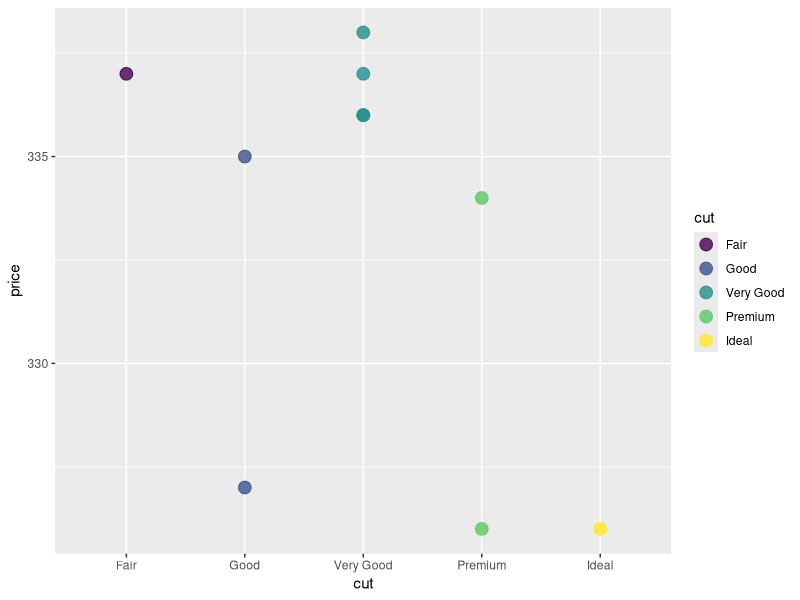

This chart was generated by the following R code:
#
#
#
#
#
#
#
#
#
#
#
#
#
#
#
#
#
#
#
#

#To read some pieces of code that other people have already written, we can borrow those codebooks from the R library. 

#Here, we borrow some instructions for making plots, which also includes the sample dataset called 'diamonds', by calling up the code using the 'library' function:  
library(ggplot2)

#This is like checking out a codebook from the library - you get to keep it at hand as long as you're working in this space.

#The 'head' command in bash has the same name in R, but it is a function too: 
head(diamonds)

#To change the number of rows displayed, it looks like this: 
head(diamonds, n=10)

#We also talked about how the function nrow() works just like the bash command (word count) that tells us how many lines are in a file: wc -l
nrow(diamonds)
#
#
#
#
#
#
#
#
#
#
#
#
#
#
#
#
#

#This is an example of some student code where they were looking for all the "Good" diamonds: pretty close! 
diamonds[grep("Good",diamonds)]

#Putting results in a variable is good practice if we want to us them later. 

# Use the '<-' combined symbol to "stuff" your code result from the right side into the variable on the left side. You can name the variable whatever you want! We named it 'stud' here: 
stud <- diamonds[grep("Good",diamonds)]

#Let us make a few modifications. 
#First, let's specify that we are looking in rows with a comma after the grep command
#Then let's grep for the pattern in the "cut" column only. 

#To use column information inside the function, we can use SYNTAX like this:
#diamonds$cut. That calls the column "by its name". 

stud2 <- diamonds[grep("Good",diamonds$cut),]
stud2

#Here is a student example of "subsetting" a dataset. 
#This can be a good idea to figure out how the commands work by using smaller datasets.
diamonds[1:10, c("cut","price")] -> dia
dia

#The student code works, but the more typical way to write this is in R is to put the variable name first and the instructions second: 

dia2 <- diamonds[1:10, c("cut", "price")]
dia2


#Much like the 'MATCH' function in excel, the grep function in R returns the index of the matches. 
#Consider this grep function, which searches for the word 'Premium' in the dataframe 'dia2'. Where does it say the matches are? 
matches <- grep("Premium", dia2$cut)
matches

#You should see all of the row numbers returned. So how do we get the information in the rows returned, instead of just which rows have a match? 

#We might try to just use the returned indexes to grab rows: 
dia2[matches,]

#That works! 

#You could also try using the combine function we saw earlier, because we got more than one row number back: 
dia2[c(matches),]

#That works too!

#Finally, let's see if we can stuff the function inside the dataframe to select the right rows, alll in one line of code: 
dia2[grep("Premium", dia2$cut), ]

#I hope you can see that there are LOTS of ways to do things 'right', not just LOTS of ways to get it a little wrong. 

#Another version of grep that students have tried is 'grepl', which returns something called a boolean. 

#Booleans are either 'TRUE' or 'FALSE' for each of the data items surveyed. 

#This could be useful, let's save that list of values in a variable and try some of the same steps as above. 

stud3 <- grepl("Premium", dia2$cut)
stud3
dia2[stud3,]

#Ah! Both booleans from grepl and indexes from grep work!

#Now, I told you the fun part was plotting. How do we? Try this code: 

ggplot(data = dia, aes(x = cut, y = price, color = cut)) +
  geom_point(alpha = 0.8, size =4)

#You'll notice we need to call out plotting function ggplot(). 

#The function needs a dataset (dia), and the variables to use get packaged into the 'aes()' function (aes = aesthetics; how modern!).

#The handy part of ggplot is that we can add-on instructions with extra functions using the '+' sign - kinda like buying upgrades, but free! 

#Here, we add-on upgrades to our datapoints using the function 'geom_point()' and give it a new color opacity using 'alpha' and a new point size using 'size'. Try to change some values and see what happens!  

#For the TASKS, I've created a subset of diamonds called diatask with this command: 

diatask <- diamonds[80:100, c(2,7)]
#print(diatask, n = 20) 

#
#
#
#
#
#
#
#
#

#
#
#
#
#

#
#
#
#
#
#

#
#
#
#
#
#
#
#
#
#
#
#
#
#
#

#
#
#
#
#
#
#
#

#
#
#
#
#
#
#

#
#
#
#
#
#

#
#
#
#
#
#
#

#
#
#
#
#
## Write your answer as a comment here
#
#
#
#
#
#
#
#
#


#
#
#
#
#
#
#
#
#
#
#
#
#
#
#
#
#
#
#
#
#
#
#
#
